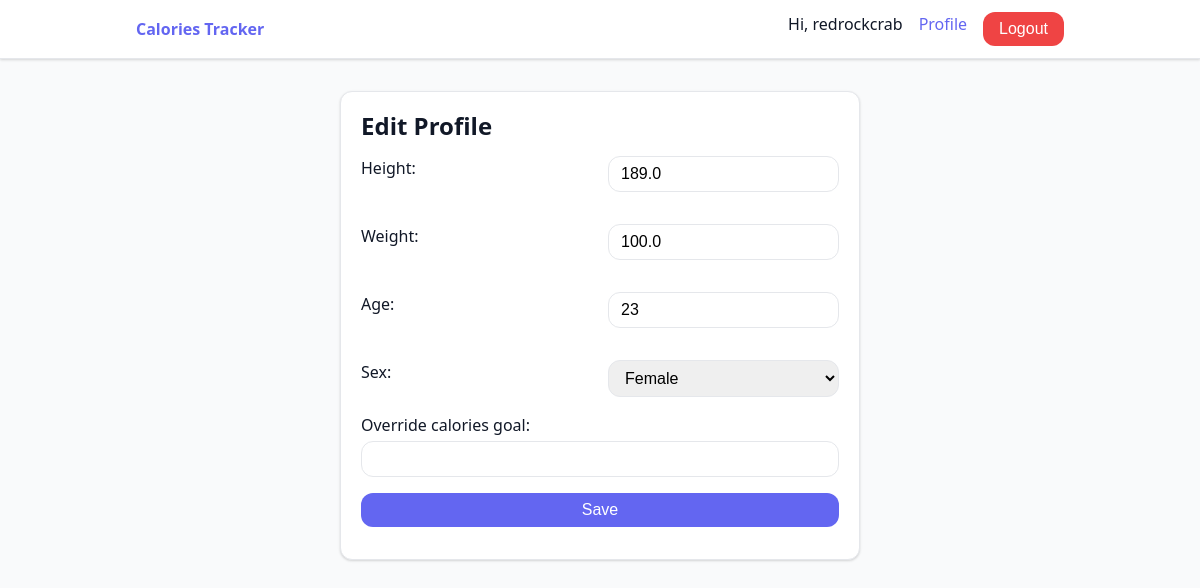
/project/profile/2/update/ (signed in), run on the app's committed database.
### project/models.py (models this page shows, shortened)
class UserProfile(models.Model):
    user = models.OneToOneField(
        settings.AUTH_USER_MODEL,
        on_delete=models.CASCADE,
        related_name='profile'
    )
    sex_choices = [
        ('M', 'Male'),
        ('F', 'Female'),
        ('O', 'Other'),
    ]
    sex = models.CharField(max_length=1, choices=sex_choices, blank=True)
    override_calories_goal = models.IntegerField(blank=True, null=True) #can be left blank
    height = models.FloatField(blank=True, null=True)
    weight = models.FloatField(blank=True, null=True)
    age = models.IntegerField(blank=True, null=True)

### project/views.py (the view, shortened to what this page needs)
# urls.py: path('profile/<int:pk>/update/', UpdateProfileView.as_view(), name='update_profile'),
class UpdateProfileView(LoginRequiredMixin, UpdateView):
    template_name = 'project/update_profile.html'
    form_class = UpdateProfileForm
    model = UserProfile

### project/forms.py
class UpdateProfileForm(forms.ModelForm):
    class Meta:
        model = UserProfile
        fields = ['age', 'weight', 'height', 'override_calories_goal', 'sex']

### project/templates/project/update_profile.html (shortened to what this page needs)
{% extends "project/base.html" %}
{% block content %}
<div class="container">
  <div class="card" style="max-width:520px;margin-inline:auto;">
    <h2>Edit Profile</h2>
    <form method="post">
      <div style="display:grid;grid-template-columns:1fr 1fr;gap:1rem;">
        {{ form.height.label_tag }}    {{ form.height }}
        {{ form.weight.label_tag }}    {{ form.weight }}
        {{ form.age.label_tag }}       {{ form.age }}
        {{ form.sex.label_tag }}       {{ form.sex }}
      </div>
      {{ form.override_calories_goal.label_tag }}
      {{ form.override_calories_goal }}
      <input type="submit" value="Save">
    </form>
  </div>
</div>
{% endblock %}

### project/templates/project/base.html (shortened to what this page needs)
<!DOCTYPE html>
{% load static %}
<html lang="en">
<head>
  <link href="{% static 'styles.css' %}" rel="stylesheet">
</head>
<body>
  <nav>
    <div class="nav-inner">
      <a href="{% url 'main' %}"><strong>Calories Tracker</strong></a>
      <ul>
        {% if user.is_authenticated %}
          <li>Hi, {{ user.username }}</li>
          <li><a href="{% url 'profile' user.profile.pk %}">Profile</a></li>
          <li>
            <form action="{% url 'logout' %}" method="post" style="display:inline">
              <button class="delete">Logout</button>
            </form>
          </li>
        {% else %}
          <li><a href="{% url 'login' %}">Login</a></li>
          <li><a href="{% url 'registration' %}">Register</a></li>
        {% endif %}
      </ul>
    </div>
  </nav>
  {% block content %}{% endblock %}
</body>
</html>

### static/styles.css (style rules this page uses)
:root { --bg: #f9fafb; --surface: #ffffff; --border: #e5e7eb; --text: #111827; --text-muted: #6b7280; --primary: #6366f1; --primary-hover: #4f46e5; --danger: #ef4444; --danger-hover: #dc2626; --radius: 0.75rem; --shadow: 0 1px 2px rgba(0,0,0,.06), 0 1px 3px rgba(0,0,0,.1); }
*, *::before, *::after { box-sizing: border-box; }
html { font-family: system-ui, sans-serif; line-height: 1.5; }
body { margin: 0; background: var(--bg); color: var(--text); }
a { color: var(--primary); text-decoration: none; }
h1,h2,h3 { margin: 0 0 .75rem 0; font-weight: 600; }
.container { width: min(100% - 2rem, 960px); margin-inline: auto; padding-block: 2rem; }
.card { background: var(--surface); border: 1px solid var(--border); border-radius: var(--radius); padding: 1rem 1.25rem; box-shadow: var(--shadow); margin-bottom: 1.5rem; }
nav { background: var(--surface); border-bottom: 1px solid var(--border); box-shadow: var(--shadow); }
nav .nav-inner { width: min(100% - 2rem, 960px); margin-inline: auto; display: flex; justify-content: space-between; align-items: center; padding: .75rem 1rem; }
nav ul { display: flex; gap: 1rem; list-style: none; margin: 0; padding: 0; }
button, input[type="submit"] { background: var(--primary); color:#fff; border:none; padding:.5rem 1rem; border-radius:var(--radius); cursor:pointer; font-size:1rem; transition:background .15s ease-in-out; }
button.delete { background:var(--danger); }
form input, form select, form textarea { width:100%; padding:.5rem .75rem; border:1px solid var(--border); border-radius:var(--radius); font-size:1rem; margin-bottom:1rem; }
form label { font-weight:500; display:block; margin-bottom:.25rem; }

### data on the page
UserProfile: height "189.0", weight "100.0", age "23", sex "Female"

### other printed values
{{ user.username }} "redrockcrab"
